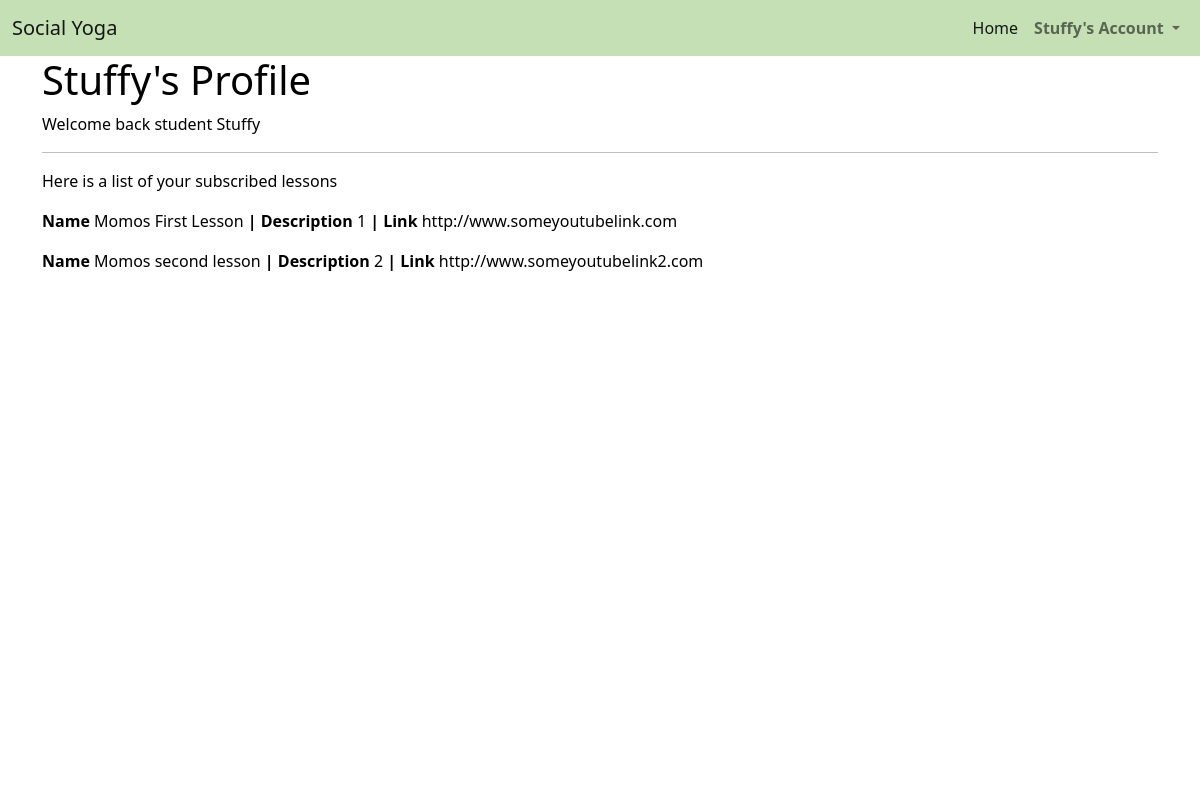
Page /profiles (signed in) on the committed database.
### profiles/models.py (models this page shows, shortened)
class UserProfile(models.Model):
    user = models.OneToOneField(User, on_delete=models.CASCADE)
    first_name = models.CharField(max_length=50, null=False, blank=False)
    last_name = models.CharField(max_length=50, null=False, blank=False)
    is_instructor = models.BooleanField(default=False)

### lessons/models.py (models this page shows, shortened)
class Lesson(models.Model):
    lesson_id = models.CharField(max_length=32, null=False, editable=False)
    instructor_name = models.ForeignKey(UserProfile, on_delete=models.SET_NULL,
                                        null=True, blank=True, related_name='lessons')
    lesson_name = models.CharField(max_length=32, null=False, editable=True)
    description = models.TextField(max_length=254)
    url = models.URLField(max_length=1024, null=False, blank=False)

### profiles/views.py (the view)
# urls.py: path('', views.profile, name='profile'),
def profile(request):
    profile = get_object_or_404(UserProfile, user=request.user)
    if profile.is_instructor:
        lessons = Lesson.objects.filter(instructor_name=profile)
    else:
        lessonItems = LessonItem.objects.filter(user=profile)
        lessons = []
        for lesson in lessonItems:
            lessons.append(lesson.lesson)
    context = {
        'profile': profile,
        'lessons': lessons,
    }
    return render(request, 'profiles/profile.html', context)

### profiles/templates/profiles/profile.html (shortened to what this page needs)
{% extends "base.html" %}
{% load static %}
{% block content %}
    <div class="overlay"></div>
    <div class="container h-100">
        <div class="row h-100">
            <div class="col">
                {% if lessons and profile.is_instructor %}
                    <h1>{{ profile.first_name|title }}'s Profile</h1>
                    <p>Welcome back instructor {{ profile.first_name }}</p>
                    <hr>
                    <p>Here is a list of your created lessons</p>
                    {% for lesson in lessons %}
                    <p>
                        <span>
                            <strong>Name </strong>   {{ lesson.lesson_name }}
                            <strong>| Description   </strong>{{ lesson.description }}
                            <strong>| Link   </strong>{{ lesson.url }}
                        </span>
                    </p>
                    {% endfor %}
                {% else %}
                    <h1>{{ profile.first_name|title }}'s Profile</h1>
                    <p>Welcome back student {{ profile.first_name }}</p>
                    <hr>
                    <p>Here is a list of your subscribed lessons</p>
                    {% for lesson in lessons %}
                    <p>
                        <span>
                            <strong>Name </strong>   {{ lesson.lesson_name }}
                            <strong>| Description   </strong>{{ lesson.description }}
                            <strong>| Link   </strong>{{ lesson.url }}
                        </span>
                    </p>
                    {% endfor %}
                {% endif %}
            </div>
        </div>
    </div>
{% endblock %}

### templates/base.html (shortened to what this page needs)
{% load static %}
<!doctype html>
<html lang="en">
  <head>
    {% block corecss %}
      <link href="https://cdn.jsdelivr.net/npm/bootstrap@5.0.0-beta1/dist/css/bootstrap.min.css" rel="stylesheet">
      <link rel="stylesheet" href="{% static 'css/base.css' %}" >
    {% endblock %}
</head>
<body>
    <nav class="navbar navbar-expand-lg navbar-light navbar-custom">
        <div class="container-fluid">
            <a class="navbar-brand" href="{% url 'home' %}">Social Yoga</a>
            <div class="collapse navbar-collapse" id="navbarSupportedContent">
            <ul class="navbar-nav ms-auto mb-2 mb-lg-0">
                <li class="nav-item">
                    <a class="nav-link active" aria-current="page" href="{% url 'home' %}">Home</a>
                </li>
                <li class="nav-item dropdown">
                <a class="nav-link dropdown-toggle" href="#" id="navbarDropdown" role="button" data-bs-toggle="dropdown" aria-expanded="false">
                    <strong>{% if user.is_authenticated %}{{ user|title }}'s{% else %}My{% endif %} Account</strong>
                </a>
                </li>
            </ul>
            </div>
        </div>
    </nav>
        {% block content %}
        {% endblock %}
</body>
</html>

### static/css/base.css (style rules this page uses)
.navbar-custom { background-color: #c5e0b4; }
body { background: url('/media/background-image.jpg') no-repeat center center fixed; background-size: cover; height: calc(100vh - 164px); color: black; }
.overlay { height: 100%; width: 100%; top: 0; left: 0; position: fixed; background: white; z-index: -1; }

### rows in the picture
UserProfile: first_name "Stuffy"
Lesson: lesson_name "Momos First Lesson", description "1", url "http://www.someyoutubelink.com"
Lesson: lesson_name "Momos second lesson", description "2", url "http://www.someyoutubelink2.com"

### other values in the picture
{{ user|title }} "Stuffy"
